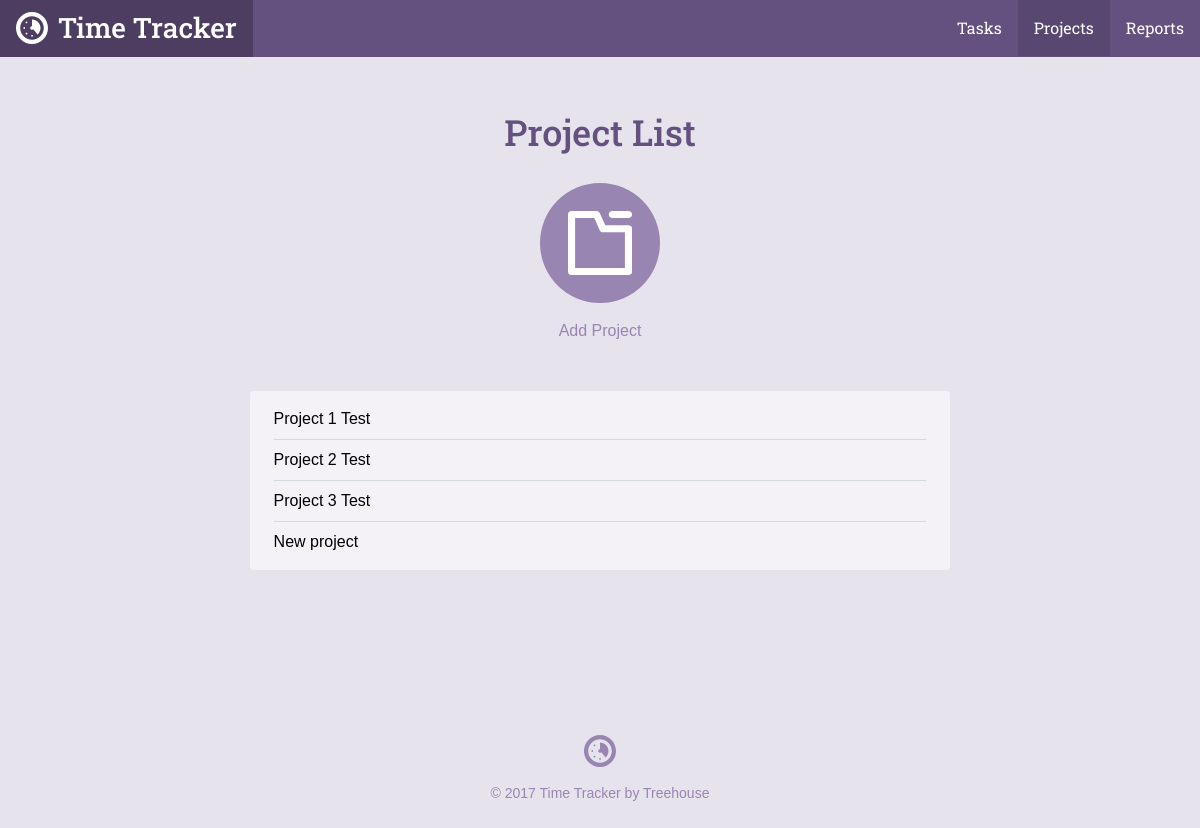
Page /project_list.php on the committed database.
### tables this page shows
CREATE TABLE `projects` (
	`project_id`	INTEGER PRIMARY KEY AUTOINCREMENT,
	`title`	TEXT NOT NULL,
	`category`	TEXT NOT NULL
);

### inc/functions.php (called while the page is built, shortened)
<?php
function get_project_list(){
	include 'connection.php';
	try{
		return $db->query("
			SELECT project_id,title,category
			FROM projects");
	}catch(Exception $e){
		echo "Error: " . $e->getMessage() . "</br>";
		return array();
	}
}

### project_list.php (the view, shortened to what this page needs)
<?php
require 'inc/functions.php';
include 'inc/header.php';
?>
<div class="section catalog random">
    <div class="col-container page-container">
        <div class="col col-70-md col-60-lg col-center">
            <h1 class="actions-header">Project List</h1>
            <div class="actions-item">
                <a class="actions-link" href="project.php">
                <span class="actions-icon">
                  <svg viewbox="0 0 64 64"><use xlink:href="#project_icon"></use></svg>
                </span>
                Add Project
                </a>
            </div>
            <div class="form-container">
                <ul class="items">
               <?php
                    foreach(get_project_list() as $item){
                        echo "<li>". $item['title'] . "</li>";
                    }
                ?>
                </ul>
            </div>
        </div>
    </div>
</div>
<?php include("inc/footer.php"); ?>

### css/style.css (style rules this page uses)
*,:after,:before { box-sizing:border-box }
html { font-family:sans-serif;-ms-text-size-adjust:100%;-webkit-text-size-adjust:100% }
body { margin:0 }
a { background-color:transparent }
h1 { font-size:2em;margin:.67em 0 }
svg:not(:root) { overflow:hidden }
html { font-size:100%;line-height:1.5;-webkit-tap-highlight-color:transparent }
body { font-size:1rem;font-family:"Gotham Rounded A","Gotham Rounded B","Helvetica",Helvetica,Arial,sans-serif;font-style:normal;font-weight:400 }
.col { float:left;width:100% }
.col-container:before,.col-container:after { content:" ";display:table }
.col-container:after { clear:both }
.col-center { float:none;margin:0 auto }
@media screen and (min-width: 680px) { .col-70-md { width:70% !important } }
@media screen and (min-width: 960px) { .col-60-lg { width:60% !important } }
h1,h2,h3,h4,h5,h6 { color:#40484a;display:block;font-weight:500;margin:0;text-rendering:optimizeLegibility }
h1 { font-size:2.25rem }
a { color:#3f8abf;cursor:pointer;transition:color 300ms 0s ease;text-decoration:none }
ul,ol { margin:0;padding:0 0 0 2rem }
body { background-color:#e7e3ed }
h1,h2,h3,h4,h5,h6 { color:#645180;font-family:"Roboto Slab", Helvetica, Arial, sans-serif }
.col-container { margin:0 auto;max-width:1200px }
.actions-header { margin-bottom:1.5rem }
.actions-item { margin:0 1.5rem }
@media screen and (min-width: 680px) { .actions-item { display:inline-block;float:left } }
.page-container .actions-item { float:none }
.actions-link { transition:color 200ms ease-in-out;color:#9885b2;display:block }
@media screen { .actions-link { margin-bottom:2rem } }
@media screen and (min-width: 680px) { .actions-link { margin-bottom:0 } }
.actions-icon { width:120px;height:120px;transition:background 200ms ease-in-out;display:block;background-color:#9885b2;border-radius:9999px }
@media screen { .actions-icon { margin-bottom:.5rem } }
@media screen and (min-width: 680px) { .actions-icon { margin-bottom:1rem } }
.actions-icon svg { width:64px;height:64px;margin-top:28px;fill:#fff;display:inline-block }
.page-container .actions-icon { margin-left:auto;margin-right:auto }
.page-container { text-align:center }
@media screen { .page-container { padding:1.5rem 1rem 0 1rem } }
@media screen and (min-width: 680px) { .page-container { padding-top:3rem } }
.form-container { background-color:#f4f2f7;border-radius:4px }
@media screen { .form-container { padding:.5rem 1.5rem;margin-top:.5rem;margin-bottom:1.5rem } }
@media screen and (min-width: 680px) { .form-container { padding:.5rem 1.5rem;margin-top:3rem;margin-bottom:0 } }
.items { list-style:none;overflow:hidden;padding:0;margin:0 }
.items li { position:relative;text-align:left;border-bottom:solid 1px #d4d9dd;padding-top:.5rem;padding-bottom:.5rem }
.items li:last-child { border-bottom:none !important }

### rows in the picture
projects: title "Project 1 Test"
projects: title "Project 2 Test"
projects: title "Project 3 Test"
projects: title "New project"
